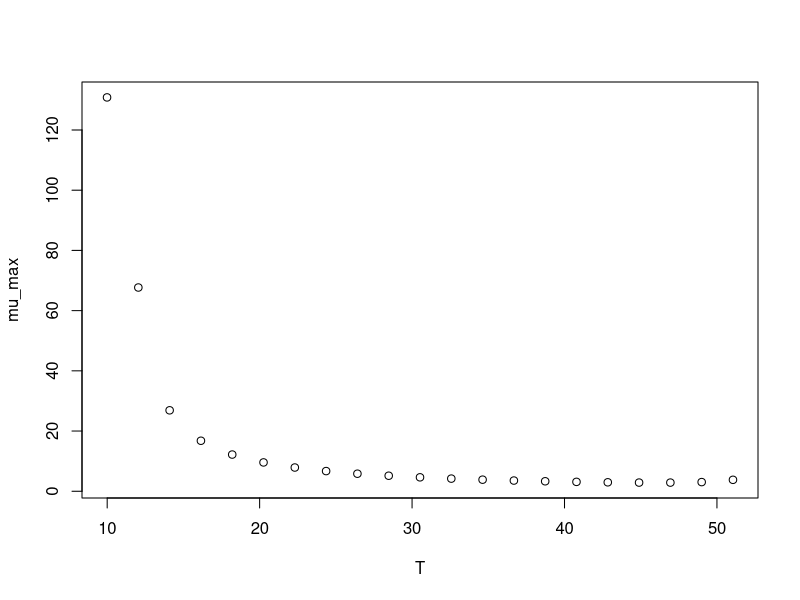

R code for this plot:
#############################
# start of Parameter script
#############################
T <- seq(9.99000999000999,51.051,length.out=21)
#############################
# end of Parameter script
#############################
############################# 
# start of Model script Gropin ID 1162 
#############################
 
# constant coefficients for this model
 
variables <- data.frame(T)
argumentsPar <- expand.grid(variables)
 
# heart of the model
response_surface <- function(T) {
   mumax <-((sqrt(0.047^2)*sqrt((T-10.69)^2)*sqrt((sqrt(1-exp(0.252*(T-52.8))))^2))^(-1))*log(1+(1/0.0137))

return(mumax=mumax)
} 

# output parameters
mumax <- cbind(argumentsPar,response_surface(argumentsPar['T']))
colnames(mumax) <- c(colnames(argumentsPar),'mumax')
#############################
# End of Model script
#############################
############################# 
# start of Visualisation script Gropin ID 1162 
#############################
plot(T,mumax$mumax,
                          xlab='T',
                          ylab='mu_max')
#############################
# End of Visualisation script
#############################
